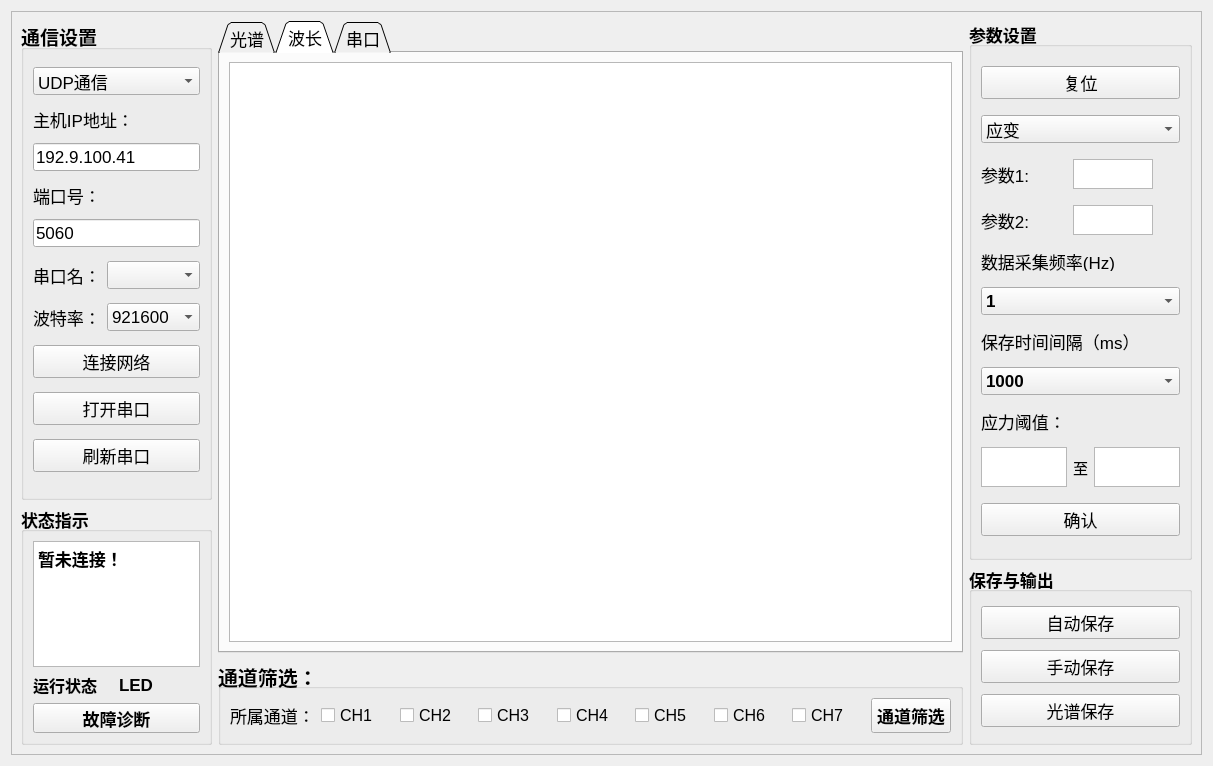
<?xml version="1.0" encoding="UTF-8"?>
<ui version="4.0">
 <class>DemoWindow</class>
 <widget class="QWidget" name="DemoWindow">
  <property name="geometry">
   <rect>
    <x>0</x>
    <y>0</y>
    <width>1213</width>
    <height>766</height>
   </rect>
  </property>
  <property name="windowTitle">
   <string>Form</string>
  </property>
  <layout class="QHBoxLayout" name="horizontalLayout_2">
   <item>
    <widget class="QFrame" name="frame">
     <property name="frameShape">
      <enum>QFrame::StyledPanel</enum>
     </property>
     <property name="frameShadow">
      <enum>QFrame::Raised</enum>
     </property>
     <layout class="QGridLayout" name="gridLayout_3" columnstretch="10,50,15">
      <item row="0" column="0">
       <layout class="QVBoxLayout" name="verticalLayout" stretch="50,25">
        <item>
         <widget class="QGroupBox" name="groupBox_2">
          <property name="font">
           <font>
            <pointsize>14</pointsize>
            <weight>75</weight>
            <bold>true</bold>
           </font>
          </property>
          <property name="title">
           <string>通信设置</string>
          </property>
          <layout class="QGridLayout" name="gridLayout">
           <item row="2" column="0" colspan="2">
            <widget class="QLineEdit" name="lineEdit_2">
             <property name="font">
              <font>
               <pointsize>13</pointsize>
               <weight>50</weight>
               <bold>false</bold>
              </font>
             </property>
             <property name="text">
              <string>192.9.100.41</string>
             </property>
            </widget>
           </item>
           <item row="3" column="0" colspan="2">
            <widget class="QLabel" name="label_3">
             <property name="minimumSize">
              <size>
               <width>0</width>
               <height>0</height>
              </size>
             </property>
             <property name="maximumSize">
              <size>
               <width>16777215</width>
               <height>20</height>
              </size>
             </property>
             <property name="font">
              <font>
               <pointsize>13</pointsize>
               <weight>50</weight>
               <bold>false</bold>
              </font>
             </property>
             <property name="text">
              <string>端口号：</string>
             </property>
            </widget>
           </item>
           <item row="6" column="1">
            <widget class="QComboBox" name="cmbportbaud">
             <property name="font">
              <font>
               <pointsize>13</pointsize>
               <weight>50</weight>
               <bold>false</bold>
              </font>
             </property>
             <property name="currentText">
              <string>921600</string>
             </property>
             <item>
              <property name="text">
               <string>921600</string>
              </property>
             </item>
             <item>
              <property name="text">
               <string>115200</string>
              </property>
             </item>
             <item>
              <property name="text">
               <string>9600</string>
              </property>
             </item>
             <item>
              <property name="text">
               <string>2400</string>
              </property>
             </item>
             <item>
              <property name="text">
               <string>4800</string>
              </property>
             </item>
             <item>
              <property name="text">
               <string>1200</string>
              </property>
             </item>
            </widget>
           </item>
           <item row="4" column="0" colspan="2">
            <widget class="QLineEdit" name="lineEdit_3">
             <property name="font">
              <font>
               <pointsize>13</pointsize>
               <weight>50</weight>
               <bold>false</bold>
              </font>
             </property>
             <property name="text">
              <string>5060</string>
             </property>
            </widget>
           </item>
           <item row="6" column="0">
            <widget class="QLabel" name="label_12">
             <property name="font">
              <font>
               <pointsize>13</pointsize>
               <weight>50</weight>
               <bold>false</bold>
              </font>
             </property>
             <property name="text">
              <string>波特率：</string>
             </property>
            </widget>
           </item>
           <item row="9" column="0" colspan="2">
            <widget class="QPushButton" name="btnrefresh">
             <property name="font">
              <font>
               <pointsize>13</pointsize>
               <weight>50</weight>
               <bold>false</bold>
              </font>
             </property>
             <property name="text">
              <string>刷新串口</string>
             </property>
            </widget>
           </item>
           <item row="1" column="0" colspan="2">
            <widget class="QLabel" name="label">
             <property name="maximumSize">
              <size>
               <width>16777215</width>
               <height>20</height>
              </size>
             </property>
             <property name="font">
              <font>
               <pointsize>13</pointsize>
               <weight>50</weight>
               <bold>false</bold>
              </font>
             </property>
             <property name="text">
              <string>主机IP地址：</string>
             </property>
            </widget>
           </item>
           <item row="0" column="0" colspan="2">
            <widget class="QComboBox" name="cBox_commutechoose">
             <property name="font">
              <font>
               <pointsize>13</pointsize>
               <weight>50</weight>
               <bold>false</bold>
              </font>
             </property>
             <item>
              <property name="text">
               <string>UDP通信</string>
              </property>
             </item>
             <item>
              <property name="text">
               <string>串口通信</string>
              </property>
             </item>
            </widget>
           </item>
           <item row="5" column="0">
            <widget class="QLabel" name="label_11">
             <property name="font">
              <font>
               <pointsize>13</pointsize>
               <weight>50</weight>
               <bold>false</bold>
              </font>
             </property>
             <property name="text">
              <string>串口名：</string>
             </property>
            </widget>
           </item>
           <item row="7" column="0" colspan="2">
            <widget class="QPushButton" name="Button_connect">
             <property name="font">
              <font>
               <pointsize>13</pointsize>
               <weight>50</weight>
               <bold>false</bold>
              </font>
             </property>
             <property name="text">
              <string>连接网络</string>
             </property>
            </widget>
           </item>
           <item row="5" column="1">
            <widget class="QComboBox" name="cmbportname">
             <property name="font">
              <font>
               <pointsize>13</pointsize>
               <weight>50</weight>
               <bold>false</bold>
              </font>
             </property>
            </widget>
           </item>
           <item row="8" column="0" colspan="2">
            <widget class="QPushButton" name="btnclose">
             <property name="font">
              <font>
               <pointsize>13</pointsize>
               <weight>50</weight>
               <bold>false</bold>
              </font>
             </property>
             <property name="text">
              <string>打开串口</string>
             </property>
            </widget>
           </item>
          </layout>
         </widget>
        </item>
        <item>
         <widget class="QGroupBox" name="groupBox_3">
          <property name="font">
           <font>
            <pointsize>13</pointsize>
            <weight>75</weight>
            <bold>true</bold>
           </font>
          </property>
          <property name="title">
           <string>状态指示</string>
          </property>
          <layout class="QGridLayout" name="gridLayout_2">
           <item row="0" column="0" colspan="2">
            <widget class="QPlainTextEdit" name="plainTextEdit">
             <property name="plainText">
              <string>暂未连接！
</string>
             </property>
            </widget>
           </item>
           <item row="1" column="0">
            <widget class="QLabel" name="label_4">
             <property name="font">
              <font>
               <pointsize>12</pointsize>
              </font>
             </property>
             <property name="text">
              <string>运行状态</string>
             </property>
            </widget>
           </item>
           <item row="1" column="1">
            <widget class="QLabel" name="label_led">
             <property name="text">
              <string>LED</string>
             </property>
            </widget>
           </item>
           <item row="2" column="0" colspan="2">
            <widget class="QPushButton" name="btn_diagnosis">
             <property name="minimumSize">
              <size>
               <width>0</width>
               <height>30</height>
              </size>
             </property>
             <property name="font">
              <font>
               <weight>75</weight>
               <bold>true</bold>
              </font>
             </property>
             <property name="text">
              <string>故障诊断</string>
             </property>
            </widget>
           </item>
          </layout>
         </widget>
        </item>
       </layout>
      </item>
      <item row="0" column="1">
       <layout class="QVBoxLayout" name="verticalLayout_5">
        <item>
         <widget class="QTabWidget" name="tabWidget">
          <property name="font">
           <font>
            <pointsize>13</pointsize>
           </font>
          </property>
          <property name="tabShape">
           <enum>QTabWidget::Triangular</enum>
          </property>
          <property name="currentIndex">
           <number>1</number>
          </property>
          <widget class="QWidget" name="tab">
           <attribute name="title">
            <string>光谱</string>
           </attribute>
           <layout class="QGridLayout" name="gridLayout_9">
            <item row="0" column="0">
             <widget class="QCustomPlot" name="widget" native="true"/>
            </item>
           </layout>
          </widget>
          <widget class="QWidget" name="tab_2">
           <attribute name="title">
            <string>波长</string>
           </attribute>
           <layout class="QGridLayout" name="gridLayout_8">
            <item row="0" column="0">
             <widget class="QTableView" name="tableView"/>
            </item>
           </layout>
          </widget>
          <widget class="QWidget" name="tab_3">
           <attribute name="title">
            <string>串口</string>
           </attribute>
           <layout class="QVBoxLayout" name="verticalLayout_4" stretch="50,10,5">
            <item>
             <widget class="QPlainTextEdit" name="ptereceive"/>
            </item>
            <item>
             <widget class="QPlainTextEdit" name="ptesend"/>
            </item>
            <item>
             <layout class="QHBoxLayout" name="horizontalLayout" stretch="10,20,10,20,10">
              <item>
               <spacer name="horizontalSpacer">
                <property name="orientation">
                 <enum>Qt::Horizontal</enum>
                </property>
                <property name="sizeHint" stdset="0">
                 <size>
                  <width>79</width>
                  <height>20</height>
                 </size>
                </property>
               </spacer>
              </item>
              <item>
               <widget class="QPushButton" name="btnclear">
                <property name="minimumSize">
                 <size>
                  <width>0</width>
                  <height>35</height>
                 </size>
                </property>
                <property name="baseSize">
                 <size>
                  <width>0</width>
                  <height>0</height>
                 </size>
                </property>
                <property name="text">
                 <string>清除接收</string>
                </property>
               </widget>
              </item>
              <item>
               <spacer name="horizontalSpacer_2">
                <property name="orientation">
                 <enum>Qt::Horizontal</enum>
                </property>
                <property name="sizeHint" stdset="0">
                 <size>
                  <width>118</width>
                  <height>20</height>
                 </size>
                </property>
               </spacer>
              </item>
              <item>
               <widget class="QPushButton" name="btnsend">
                <property name="minimumSize">
                 <size>
                  <width>0</width>
                  <height>35</height>
                 </size>
                </property>
                <property name="text">
                 <string>点击发送</string>
                </property>
               </widget>
              </item>
              <item>
               <spacer name="horizontalSpacer_3">
                <property name="orientation">
                 <enum>Qt::Horizontal</enum>
                </property>
                <property name="sizeHint" stdset="0">
                 <size>
                  <width>210</width>
                  <height>20</height>
                 </size>
                </property>
               </spacer>
              </item>
             </layout>
            </item>
           </layout>
          </widget>
         </widget>
        </item>
        <item>
         <widget class="QGroupBox" name="groupBox_select">
          <property name="font">
           <font>
            <pointsize>15</pointsize>
            <weight>75</weight>
            <bold>true</bold>
           </font>
          </property>
          <property name="autoFillBackground">
           <bool>false</bool>
          </property>
          <property name="title">
           <string>通道筛选：</string>
          </property>
          <property name="alignment">
           <set>Qt::AlignBottom|Qt::AlignLeading|Qt::AlignLeft</set>
          </property>
          <property name="flat">
           <bool>false</bool>
          </property>
          <property name="checkable">
           <bool>false</bool>
          </property>
          <layout class="QHBoxLayout" name="horizontalLayout_3">
           <item>
            <widget class="QLabel" name="label_2">
             <property name="font">
              <font>
               <pointsize>13</pointsize>
               <weight>50</weight>
               <bold>false</bold>
              </font>
             </property>
             <property name="text">
              <string>所属通道：</string>
             </property>
            </widget>
           </item>
           <item>
            <widget class="QCheckBox" name="checkBox_1">
             <property name="enabled">
              <bool>true</bool>
             </property>
             <property name="font">
              <font>
               <pointsize>12</pointsize>
               <weight>50</weight>
               <bold>false</bold>
              </font>
             </property>
             <property name="text">
              <string>CH1</string>
             </property>
             <property name="checked">
              <bool>false</bool>
             </property>
             <property name="tristate">
              <bool>false</bool>
             </property>
            </widget>
           </item>
           <item>
            <widget class="QCheckBox" name="checkBox_2">
             <property name="font">
              <font>
               <pointsize>12</pointsize>
               <weight>50</weight>
               <bold>false</bold>
              </font>
             </property>
             <property name="text">
              <string>CH2</string>
             </property>
             <property name="checked">
              <bool>false</bool>
             </property>
            </widget>
           </item>
           <item>
            <widget class="QCheckBox" name="checkBox_3">
             <property name="font">
              <font>
               <pointsize>12</pointsize>
               <weight>50</weight>
               <bold>false</bold>
              </font>
             </property>
             <property name="text">
              <string>CH3</string>
             </property>
             <property name="checkable">
              <bool>true</bool>
             </property>
             <property name="checked">
              <bool>false</bool>
             </property>
            </widget>
           </item>
           <item>
            <widget class="QCheckBox" name="checkBox_4">
             <property name="font">
              <font>
               <pointsize>12</pointsize>
               <weight>50</weight>
               <bold>false</bold>
              </font>
             </property>
             <property name="text">
              <string>CH4</string>
             </property>
             <property name="checked">
              <bool>false</bool>
             </property>
            </widget>
           </item>
           <item>
            <widget class="QCheckBox" name="checkBox_5">
             <property name="font">
              <font>
               <pointsize>12</pointsize>
               <weight>50</weight>
               <bold>false</bold>
              </font>
             </property>
             <property name="text">
              <string>CH5</string>
             </property>
             <property name="checked">
              <bool>false</bool>
             </property>
            </widget>
           </item>
           <item>
            <widget class="QCheckBox" name="checkBox_6">
             <property name="font">
              <font>
               <pointsize>12</pointsize>
               <weight>50</weight>
               <bold>false</bold>
              </font>
             </property>
             <property name="text">
              <string>CH6</string>
             </property>
             <property name="checked">
              <bool>false</bool>
             </property>
            </widget>
           </item>
           <item>
            <widget class="QCheckBox" name="checkBox_7">
             <property name="font">
              <font>
               <pointsize>12</pointsize>
               <weight>50</weight>
               <bold>false</bold>
              </font>
             </property>
             <property name="text">
              <string>CH7</string>
             </property>
             <property name="checked">
              <bool>false</bool>
             </property>
            </widget>
           </item>
           <item>
            <widget class="QPushButton" name="Button_selectshow">
             <property name="minimumSize">
              <size>
               <width>0</width>
               <height>35</height>
              </size>
             </property>
             <property name="font">
              <font>
               <pointsize>13</pointsize>
              </font>
             </property>
             <property name="text">
              <string>通道筛选</string>
             </property>
            </widget>
           </item>
          </layout>
         </widget>
        </item>
       </layout>
      </item>
      <item row="0" column="2">
       <layout class="QVBoxLayout" name="verticalLayout_3" stretch="30,10">
        <item>
         <widget class="QGroupBox" name="groupBox">
          <property name="font">
           <font>
            <pointsize>13</pointsize>
            <weight>75</weight>
            <bold>true</bold>
           </font>
          </property>
          <property name="title">
           <string>参数设置</string>
          </property>
          <layout class="QGridLayout" name="gridLayout_4" rowstretch="10,10,10,10,10,10,10,10,10,10,10" rowminimumheight="0,0,0,0,0,0,0,0,0,0,0">
           <item row="0" column="0" colspan="3">
            <widget class="QPushButton" name="Button_reset">
             <property name="font">
              <font>
               <pointsize>13</pointsize>
               <weight>50</weight>
               <bold>false</bold>
              </font>
             </property>
             <property name="text">
              <string>复位</string>
             </property>
            </widget>
           </item>
           <item row="1" column="0" colspan="3">
            <widget class="QComboBox" name="comboBox_parameter_set">
             <property name="font">
              <font>
               <pointsize>13</pointsize>
               <weight>50</weight>
               <bold>false</bold>
              </font>
             </property>
             <item>
              <property name="text">
               <string>应变</string>
              </property>
             </item>
            </widget>
           </item>
           <item row="2" column="0">
            <widget class="QLabel" name="label_5">
             <property name="font">
              <font>
               <weight>50</weight>
               <bold>false</bold>
              </font>
             </property>
             <property name="text">
              <string>参数1:</string>
             </property>
            </widget>
           </item>
           <item row="2" column="1" colspan="2">
            <widget class="QTextEdit" name="textEdit_parameter_set">
             <property name="maximumSize">
              <size>
               <width>80</width>
               <height>30</height>
              </size>
             </property>
             <property name="sizeIncrement">
              <size>
               <width>0</width>
               <height>0</height>
              </size>
             </property>
            </widget>
           </item>
           <item row="3" column="0">
            <widget class="QLabel" name="label_6">
             <property name="font">
              <font>
               <weight>50</weight>
               <bold>false</bold>
              </font>
             </property>
             <property name="text">
              <string>参数2:</string>
             </property>
            </widget>
           </item>
           <item row="3" column="1" colspan="2">
            <widget class="QTextEdit" name="textEdit_parameter_set2">
             <property name="maximumSize">
              <size>
               <width>80</width>
               <height>30</height>
              </size>
             </property>
            </widget>
           </item>
           <item row="4" column="0" colspan="3">
            <widget class="QLabel" name="label_7">
             <property name="maximumSize">
              <size>
               <width>16777215</width>
               <height>20</height>
              </size>
             </property>
             <property name="font">
              <font>
               <weight>50</weight>
               <bold>false</bold>
              </font>
             </property>
             <property name="text">
              <string>数据采集频率(Hz)</string>
             </property>
            </widget>
           </item>
           <item row="6" column="0" colspan="3">
            <widget class="QLabel" name="label_8">
             <property name="maximumSize">
              <size>
               <width>16777215</width>
               <height>20</height>
              </size>
             </property>
             <property name="font">
              <font>
               <weight>50</weight>
               <bold>false</bold>
              </font>
             </property>
             <property name="text">
              <string>保存时间间隔（ms）</string>
             </property>
            </widget>
           </item>
           <item row="7" column="0" colspan="3">
            <widget class="QComboBox" name="comboBox_3">
             <property name="sizePolicy">
              <sizepolicy hsizetype="Preferred" vsizetype="Fixed">
               <horstretch>0</horstretch>
               <verstretch>0</verstretch>
              </sizepolicy>
             </property>
             <item>
              <property name="text">
               <string>1000</string>
              </property>
             </item>
             <item>
              <property name="text">
               <string>10</string>
              </property>
             </item>
             <item>
              <property name="text">
               <string>100</string>
              </property>
             </item>
             <item>
              <property name="text">
               <string>10000</string>
              </property>
             </item>
            </widget>
           </item>
           <item row="8" column="0" colspan="3">
            <widget class="QLabel" name="label_9">
             <property name="maximumSize">
              <size>
               <width>16777215</width>
               <height>20</height>
              </size>
             </property>
             <property name="font">
              <font>
               <weight>50</weight>
               <bold>false</bold>
              </font>
             </property>
             <property name="text">
              <string>应力阈值：</string>
             </property>
            </widget>
           </item>
           <item row="9" column="0">
            <widget class="QTextEdit" name="textEdit_parameter_set3">
             <property name="maximumSize">
              <size>
               <width>16777215</width>
               <height>40</height>
              </size>
             </property>
             <property name="html">
              <string>&lt;!DOCTYPE HTML PUBLIC &quot;-//W3C//DTD HTML 4.0//EN&quot; &quot;http://www.w3.org/TR/REC-html40/strict.dtd&quot;&gt;
&lt;html&gt;&lt;head&gt;&lt;meta name=&quot;qrichtext&quot; content=&quot;1&quot; /&gt;&lt;style type=&quot;text/css&quot;&gt;
p, li { white-space: pre-wrap; }
&lt;/style&gt;&lt;/head&gt;&lt;body style=&quot; font-family:'SimSun'; font-size:13pt; font-weight:600; font-style:normal;&quot;&gt;
&lt;p align=&quot;center&quot; style=&quot;-qt-paragraph-type:empty; margin-top:0px; margin-bottom:0px; margin-left:0px; margin-right:0px; -qt-block-indent:0; text-indent:0px;&quot;&gt;&lt;br /&gt;&lt;/p&gt;&lt;/body&gt;&lt;/html&gt;</string>
             </property>
            </widget>
           </item>
           <item row="9" column="1">
            <widget class="QLabel" name="label_10">
             <property name="font">
              <font>
               <pointsize>11</pointsize>
               <weight>50</weight>
               <bold>false</bold>
              </font>
             </property>
             <property name="text">
              <string>至</string>
             </property>
            </widget>
           </item>
           <item row="9" column="2">
            <widget class="QTextEdit" name="textEdit_parameter_set4">
             <property name="maximumSize">
              <size>
               <width>16777215</width>
               <height>40</height>
              </size>
             </property>
             <property name="html">
              <string>&lt;!DOCTYPE HTML PUBLIC &quot;-//W3C//DTD HTML 4.0//EN&quot; &quot;http://www.w3.org/TR/REC-html40/strict.dtd&quot;&gt;
&lt;html&gt;&lt;head&gt;&lt;meta name=&quot;qrichtext&quot; content=&quot;1&quot; /&gt;&lt;style type=&quot;text/css&quot;&gt;
p, li { white-space: pre-wrap; }
&lt;/style&gt;&lt;/head&gt;&lt;body style=&quot; font-family:'SimSun'; font-size:13pt; font-weight:600; font-style:normal;&quot;&gt;
&lt;p align=&quot;center&quot; style=&quot;-qt-paragraph-type:empty; margin-top:0px; margin-bottom:0px; margin-left:0px; margin-right:0px; -qt-block-indent:0; text-indent:0px;&quot;&gt;&lt;br /&gt;&lt;/p&gt;&lt;/body&gt;&lt;/html&gt;</string>
             </property>
            </widget>
           </item>
           <item row="10" column="0" colspan="3">
            <widget class="QPushButton" name="Button_parameter_set">
             <property name="font">
              <font>
               <pointsize>13</pointsize>
               <weight>50</weight>
               <bold>false</bold>
              </font>
             </property>
             <property name="text">
              <string>确认</string>
             </property>
            </widget>
           </item>
           <item row="5" column="0" colspan="3">
            <widget class="QComboBox" name="comboBox">
             <property name="sizePolicy">
              <sizepolicy hsizetype="Preferred" vsizetype="Fixed">
               <horstretch>0</horstretch>
               <verstretch>0</verstretch>
              </sizepolicy>
             </property>
             <item>
              <property name="text">
               <string>1</string>
              </property>
             </item>
             <item>
              <property name="text">
               <string>10</string>
              </property>
             </item>
             <item>
              <property name="text">
               <string>100</string>
              </property>
             </item>
            </widget>
           </item>
          </layout>
         </widget>
        </item>
        <item>
         <widget class="QGroupBox" name="groupBox_save">
          <property name="font">
           <font>
            <pointsize>13</pointsize>
            <weight>75</weight>
            <bold>true</bold>
           </font>
          </property>
          <property name="autoFillBackground">
           <bool>false</bool>
          </property>
          <property name="title">
           <string>保存与输出</string>
          </property>
          <layout class="QVBoxLayout" name="verticalLayout_2">
           <item>
            <widget class="QPushButton" name="Button_Save_dynamic">
             <property name="font">
              <font>
               <pointsize>13</pointsize>
               <weight>50</weight>
               <bold>false</bold>
              </font>
             </property>
             <property name="text">
              <string>自动保存</string>
             </property>
            </widget>
           </item>
           <item>
            <widget class="QPushButton" name="Button_Save_Static">
             <property name="font">
              <font>
               <pointsize>13</pointsize>
               <weight>50</weight>
               <bold>false</bold>
              </font>
             </property>
             <property name="text">
              <string>手动保存</string>
             </property>
            </widget>
           </item>
           <item>
            <widget class="QPushButton" name="Button_save_spectrum">
             <property name="font">
              <font>
               <pointsize>13</pointsize>
               <weight>50</weight>
               <bold>false</bold>
              </font>
             </property>
             <property name="text">
              <string>光谱保存</string>
             </property>
            </widget>
           </item>
          </layout>
         </widget>
        </item>
       </layout>
      </item>
     </layout>
    </widget>
   </item>
  </layout>
 </widget>
 <customwidgets>
  <customwidget>
   <class>QCustomPlot</class>
   <extends>QWidget</extends>
   <header location="global">qcustomplot.h</header>
   <container>1</container>
  </customwidget>
 </customwidgets>
 <resources/>
 <connections/>
</ui>
